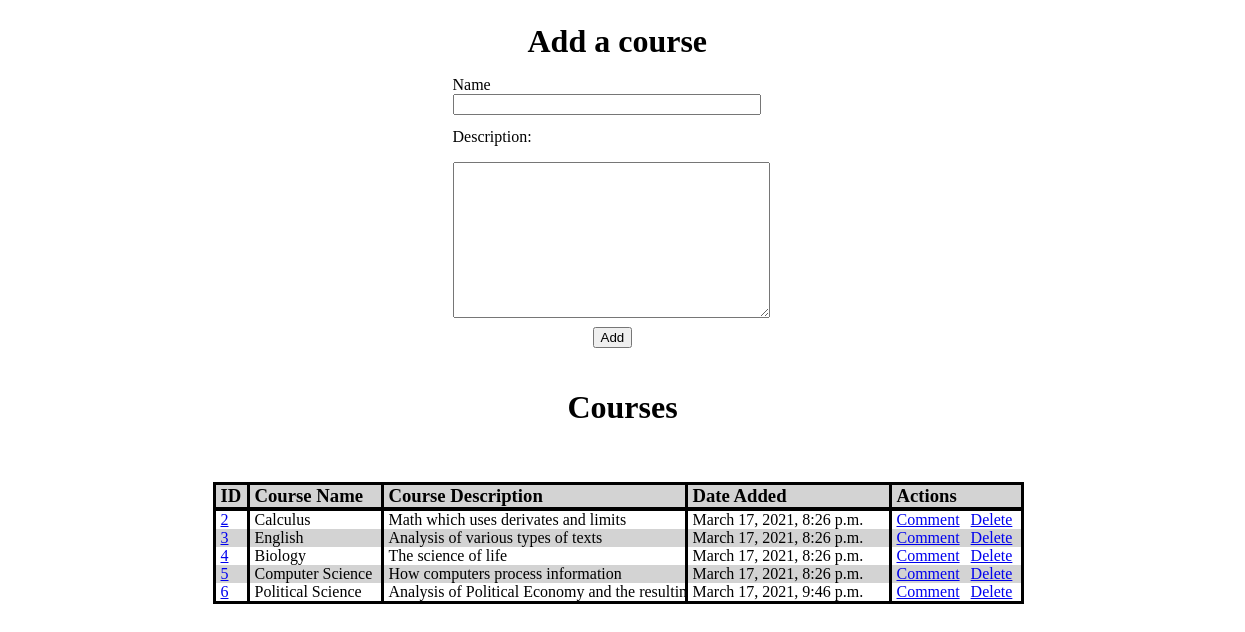
The page / on the database its author committed.
### display/models.py (models this page shows)
class Course(models.Model):
    name = models.CharField(max_length=255)
    created_at = models.DateTimeField(auto_now_add=True)
    updated_at = models.DateTimeField(auto_now=True)
    objects = Validator()

class Description(models.Model):
    course = models.OneToOneField(Course, on_delete=models.CASCADE, primary_key=True)
    desc = models.TextField()
    created_at = models.DateTimeField(auto_now_add=True)
    updated_at = models.DateTimeField(auto_now=True)
    objects = Validator()

### display/views.py (the view)
# urls.py: path('',views.index),
def index(request):
    context = {"course_list": Course.objects.all()}
    return render(request,  'all.html', context )

### display/templates/all.html (shortened to what this page needs)
<!DOCTYPE html>
<html lang="en">
<head>
    {% load static %}
    <link rel="stylesheet" href="{% static 'css/style.css' %}">
</head>
<body>
    <div class = "wrapper">
        <div class="add">
            <h1 id="add_course">
                Add a course
            </h1>
            <form action="/process_new_course" method="post">
                <p>Name <input id ="name"  name="name" type="text"></p>
                <p id = "desc" >Description:</p> <textarea name="desc" cols="37" rows="10" type = "text"></textarea>
                <button type="submit">Add</button>
            </form>
        </div>
        <h1>Courses</h1>
        <div class = "list">
            <div class = "column" id = "id">
                <h3>ID</h3>
                <ul>
                    {% for course in course_list %}
                        <li><a href="/Course/{{course.id}}">{{course.id}}</a></li>
                    {% endfor %}
                </ul>
            </div>
            <div class = "column" id ='cname'>
                <h3>Course Name</h3>
                <ul>
                    {% for course in course_list %}
                        <li>{{ course.name }} </li>
                    {% endfor %}
                </ul>
            </div>
            <div class = "column" id = "des">
                <h3>Course Description</h3>
                <ul>
                    {% for course in course_list %}
                        <li id = "des2">{{ course.description.desc }}</li>
                    {% endfor %}
                </ul>
            </div>
            <div class = "column">
                <h3>Date Added</h3>
                <ul>
                    {% for course in course_list %}
                        <li id="release">{{ course.created_at }}</li>
                    {% endfor %}
                </ul>
            </div>
            <div class = "column" id ="action">
                <h3>Actions</h3>
                <ul class="edit">
                    {% for course in course_list %}
                        <li class="edit">
                            <a href="/{{course.id}}">Comment</a>
                            <a href="/{{course.id}}/delete">Delete</a>
                        </li>
                    {% endfor %}
                </ul>
            </div>
        </div>
    </div>
</body>
</html>

### display/static/css/style.css (style rules this page uses)
.wrapper { width: 950px; min-height: 200px; margin: auto; }
h1 { text-align: center; }
.list { min-width: 100px; min-height: 100px; padding: 5px 10px; display: inline-block; vertical-align: top; margin: 10px 60px; }
.column { width: 200px; display: inline-block; vertical-align: top; }
#id { width: 30px; display: inline-block; }
#des { min-width: 300px; }
#cname { width: 130px; }
.column h3 { text-align: left; background-color: lightgray; margin-right: -5px; margin-left: -5px; padding: 0px 5px; border-style: solid; }
.column ul { text-align: left; background-color:lightgray; text-decoration: none; padding: 0px; margin-top: -20px; margin-right: -5px; margin-left: -5px; border-style: solid; }
.column li { list-style-type: none; background-color: lightgray; padding-left: 5px; white-space:nowrap; }
.column li:nth-child(odd) { background-color: white; }
#action { width: 125px; display: inline-block; text-align: center; }
.edit li a { margin: 0px 7px 0px 0px; }
.add { width: 500px; min-height: 30px; margin: 10px 300px; padding: 5px; display: inline-block; vertical-align: top; text-align: left; }
.add p { width: 200px; }
.add #desc { width: 300px; }
.add #name { width: 300px; }
.add #desc { vertical-align: top; display: inline-block; margin-top: -3px; }
.add textarea { display: inline-block; }
.add button { display: block; margin: 5px 140px; }
#add_course { text-align: left; margin: 0px 75px; }

### rows shown on the page
Course: id "2", name "Calculus", description.desc "Math which uses derivates and limits", created_at "March 17, 2021, 8:26 p.m."
Course: id "3", name "English", description.desc "Analysis of various types of texts", created_at "March 17, 2021, 8:26 p.m."
Course: id "4", name "Biology", description.desc "The science of life", created_at "March 17, 2021, 8:26 p.m."
Course: id "5", name "Computer Science", description.desc "How computers process information", created_at "March 17, 2021, 8:26 p.m."
Course: id "6", name "Political Science", description.desc "Analysis of Political Economy and the resulting political ideologies.", created_at "March 17, 2021, 9:46 p.m."
